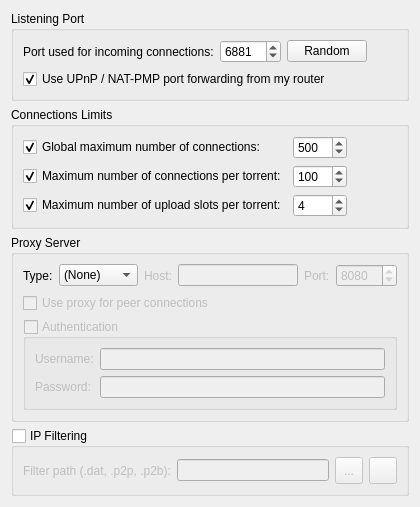
          <widget class="QWidget" name="scrollAreaWidgetContents_3">
           <property name="geometry">
            <rect>
             <x>0</x>
             <y>0</y>
             <width>420</width>
             <height>506</height>
            </rect>
           </property>
           <layout class="QVBoxLayout" name="verticalLayout_20">
            <item>
             <layout class="QHBoxLayout">
              <item>
               <widget class="QGroupBox" name="ListeningPortBox">
                <property name="title">
                 <string>Listening Port</string>
                </property>
                <layout class="QVBoxLayout">
                 <item>
                  <layout class="QHBoxLayout">
                   <item>
                    <widget class="QLabel" name="lbl_ports">
                     <property name="text">
                      <string>Port used for incoming connections:</string>
                     </property>
                    </widget>
                   </item>
                   <item>
                    <widget class="QSpinBox" name="spinPort">
                     <property name="minimum">
                      <number>1</number>
                     </property>
                     <property name="maximum">
                      <number>65535</number>
                     </property>
                     <property name="value">
                      <number>6881</number>
                     </property>
                    </widget>
                   </item>
                   <item>
                    <widget class="QPushButton" name="randomButton">
                     <property name="text">
                      <string>Random</string>
                     </property>
                    </widget>
                   </item>
                   <item>
                    <spacer>
                     <property name="orientation">
                      <enum>Qt::Horizontal</enum>
                     </property>
                     <property name="sizeHint" stdset="0">
                      <size>
                       <width>20</width>
                       <height>20</height>
                      </size>
                     </property>
                    </spacer>
                   </item>
                  </layout>
                 </item>
                 <item>
                  <widget class="QCheckBox" name="checkUPnP">
                   <property name="text">
                    <string>Use UPnP / NAT-PMP port forwarding from my router</string>
                   </property>
                   <property name="checked">
                    <bool>true</bool>
                   </property>
                  </widget>
                 </item>
                </layout>
               </widget>
              </item>
             </layout>
            </item>
            <item>
             <widget class="QGroupBox" name="nbConnecBox">
              <property name="title">
               <string>Connections Limits</string>
              </property>
              <layout class="QGridLayout" name="gridLayout">
               <item row="0" column="0">
                <widget class="QCheckBox" name="checkMaxConnecs">
                 <property name="text">
                  <string>Global maximum number of connections:</string>
                 </property>
                 <property name="checked">
                  <bool>true</bool>
                 </property>
                </widget>
               </item>
               <item row="0" column="1">
                <widget class="QSpinBox" name="spinMaxConnec">
                 <property name="enabled">
                  <bool>true</bool>
                 </property>
                 <property name="minimum">
                  <number>2</number>
                 </property>
                 <property name="maximum">
                  <number>2000</number>
                 </property>
                 <property name="value">
                  <number>500</number>
                 </property>
                </widget>
               </item>
               <item row="1" column="0">
                <widget class="QCheckBox" name="checkMaxConnecsPerTorrent">
                 <property name="text">
                  <string>Maximum number of connections per torrent:</string>
                 </property>
                 <property name="checked">
                  <bool>true</bool>
                 </property>
                </widget>
               </item>
               <item row="1" column="1">
                <widget class="QSpinBox" name="spinMaxConnecPerTorrent">
                 <property name="minimum">
                  <number>2</number>
                 </property>
                 <property name="maximum">
                  <number>2000</number>
                 </property>
                 <property name="value">
                  <number>100</number>
                 </property>
                </widget>
               </item>
               <item row="2" column="0">
                <widget class="QCheckBox" name="checkMaxUploadsPerTorrent">
                 <property name="text">
                  <string>Maximum number of upload slots per torrent:</string>
                 </property>
                 <property name="checked">
                  <bool>true</bool>
                 </property>
                </widget>
               </item>
               <item row="2" column="1">
                <widget class="QSpinBox" name="spinMaxUploadsPerTorrent">
                 <property name="maximum">
                  <number>500</number>
                 </property>
                 <property name="value">
                  <number>4</number>
                 </property>
                </widget>
               </item>
               <item row="0" column="2">
                <spacer name="horizontalSpacer_3">
                 <property name="orientation">
                  <enum>Qt::Horizontal</enum>
                 </property>
                 <property name="sizeHint" stdset="0">
                  <size>
                   <width>40</width>
                   <height>20</height>
                  </size>
                 </property>
                </spacer>
               </item>
               <item row="1" column="2">
                <spacer name="horizontalSpacer_4">
                 <property name="orientation">
                  <enum>Qt::Horizontal</enum>
                 </property>
                 <property name="sizeHint" stdset="0">
                  <size>
                   <width>40</width>
                   <height>20</height>
                  </size>
                 </property>
                </spacer>
               </item>
               <item row="2" column="2">
                <spacer name="horizontalSpacer_6">
                 <property name="orientation">
                  <enum>Qt::Horizontal</enum>
                 </property>
                 <property name="sizeHint" stdset="0">
                  <size>
                   <width>40</width>
                   <height>20</height>
                  </size>
                 </property>
                </spacer>
               </item>
              </layout>
             </widget>
            </item>
            <item>
             <widget class="QGroupBox" name="groupProxy">
              <property name="enabled">
               <bool>true</bool>
              </property>
              <property name="title">
               <string>Proxy Server</string>
              </property>
              <layout class="QVBoxLayout" name="verticalLayout_29">
               <item>
                <layout class="QHBoxLayout" name="_2">
                 <item>
                  <widget class="QLabel" name="ProxyType_lbl">
                   <property name="text">
                    <string>Type:</string>
                   </property>
                  </widget>
                 </item>
                 <item>
                  <widget class="QComboBox" name="comboProxyType">
                   <item>
                    <property name="text">
                     <string>(None)</string>
                    </property>
                   </item>
                   <item>
                    <property name="text">
                     <string>SOCKS4</string>
                    </property>
                   </item>
                   <item>
                    <property name="text">
                     <string>SOCKS5</string>
                    </property>
                   </item>
                   <item>
                    <property name="text">
                     <string>HTTP</string>
                    </property>
                   </item>
                  </widget>
                 </item>
                 <item>
                  <widget class="QLabel" name="lblProxyIP">
                   <property name="enabled">
                    <bool>false</bool>
                   </property>
                   <property name="text">
                    <string>Host:</string>
                   </property>
                  </widget>
                 </item>
                 <item>
                  <widget class="QLineEdit" name="textProxyIP">
                   <property name="enabled">
                    <bool>false</bool>
                   </property>
                   <property name="text">
                    <string/>
                   </property>
                   <property name="maxLength">
                    <number>75</number>
                   </property>
                   <property name="echoMode">
                    <enum>QLineEdit::Normal</enum>
                   </property>
                  </widget>
                 </item>
                 <item>
                  <widget class="QLabel" name="lblProxyPort">
                   <property name="enabled">
                    <bool>false</bool>
                   </property>
                   <property name="text">
                    <string>Port:</string>
                   </property>
                  </widget>
                 </item>
                 <item>
                  <widget class="QSpinBox" name="spinProxyPort">
                   <property name="enabled">
                    <bool>false</bool>
                   </property>
                   <property name="minimum">
                    <number>1</number>
                   </property>
                   <property name="maximum">
                    <number>65535</number>
                   </property>
                   <property name="value">
                    <number>8080</number>
                   </property>
                  </widget>
                 </item>
                </layout>
               </item>
               <item>
                <widget class="QCheckBox" name="checkProxyPeerConnecs">
                 <property name="enabled">
                  <bool>false</bool>
                 </property>
                 <property name="toolTip">
                  <string>Otherwise, the proxy server is only used for tracker connections</string>
                 </property>
                 <property name="text">
                  <string>Use proxy for peer connections</string>
                 </property>
                </widget>
               </item>
               <item>
                <widget class="QGroupBox" name="checkProxyAuth">
                 <property name="enabled">
                  <bool>false</bool>
                 </property>
                 <property name="title">
                  <string>Authentication</string>
                 </property>
                 <property name="checkable">
                  <bool>true</bool>
                 </property>
                 <property name="checked">
                  <bool>false</bool>
                 </property>
                 <layout class="QVBoxLayout" name="verticalLayout_24">
                  <item>
                   <layout class="QGridLayout" name="gridLayout_12">
                    <item row="0" column="0">
                     <widget class="QLabel" name="lblProxyUsername">
                      <property name="text">
                       <string>Username:</string>
                      </property>
                     </widget>
                    </item>
                    <item row="0" column="1">
                     <widget class="QLineEdit" name="textProxyUsername">
                      <property name="text">
                       <string/>
                      </property>
                      <property name="maxLength">
                       <number>1000</number>
                      </property>
                      <property name="echoMode">
                       <enum>QLineEdit::Normal</enum>
                      </property>
                     </widget>
                    </item>
                    <item row="1" column="0">
                     <widget class="QLabel" name="lblProxyPassword">
                      <property name="text">
                       <string>Password:</string>
                      </property>
                     </widget>
                    </item>
                    <item row="1" column="1">
                     <widget class="QLineEdit" name="textProxyPassword">
                      <property name="text">
                       <string/>
                      </property>
                      <property name="maxLength">
                       <number>1000</number>
                      </property>
                      <property name="echoMode">
                       <enum>QLineEdit::Password</enum>
                      </property>
                     </widget>
                    </item>
                   </layout>
                  </item>
                 </layout>
                </widget>
               </item>
              </layout>
             </widget>
            </item>
            <item>
             <widget class="QGroupBox" name="checkIPFilter">
              <property name="title">
               <string>IP Filtering</string>
              </property>
              <property name="checkable">
               <bool>true</bool>
              </property>
              <property name="checked">
               <bool>false</bool>
              </property>
              <layout class="QGridLayout" name="gridLayout_14">
               <item row="0" column="0">
                <widget class="QLabel" name="lblFilterPath">
                 <property name="text">
                  <string>Filter path (.dat, .p2p, .p2b):</string>
                 </property>
                </widget>
               </item>
               <item row="0" column="1">
                <widget class="QLineEdit" name="textFilterPath"/>
               </item>
               <item row="0" column="2">
                <widget class="QToolButton" name="browseFilterButton">
                 <property name="minimumSize">
                  <size>
                   <width>28</width>
                   <height>27</height>
                  </size>
                 </property>
                 <property name="text">
                  <string notr="true">...</string>
                 </property>
                </widget>
               </item>
               <item row="0" column="3">
                <widget class="QToolButton" name="IpFilterRefreshBtn">
                 <property name="minimumSize">
                  <size>
                   <width>28</width>
                   <height>27</height>
                  </size>
                 </property>
                 <property name="toolTip">
                  <string>Reload the filter</string>
                 </property>
                 <property name="text">
                  <string/>
                 </property>
                 <property name="iconSize">
                  <size>
                   <width>16</width>
                   <height>16</height>
                  </size>
                 </property>
                </widget>
               </item>
              </layout>
             </widget>
            </item>
           </layout>
          </widget>
